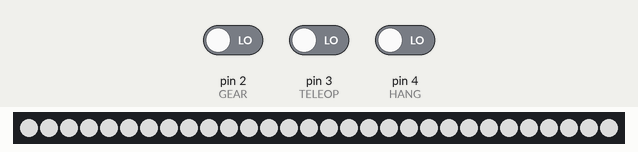
A sketch run on a simulated Arduino Uno, built with avr-gcc and run on an emulated ATmega328P. Parts: 30 RGB LEDs in strip order, left to right. Inputs (shaded band) come from the test bench; at power-on: pin 2 (GEAR) LOW, pin 3 (TELEOP) LOW, pin 4 (HANG) LOW. Dim RGB values are drawn brighter than linear.

Above: at 2.4 s.
2.5 s: pin 2 (GEAR) driven HIGH
At 3.7 s:
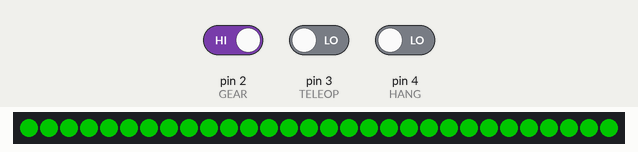
4.0 s: pin 3 (TELEOP) driven HIGH
At 4.48 s:
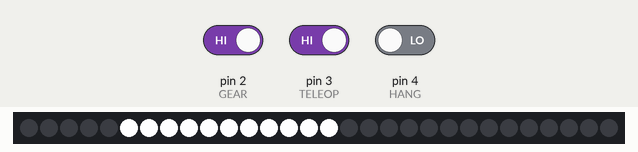
6.7 s: pin 3 (TELEOP) driven LOW
At 7.9 s:
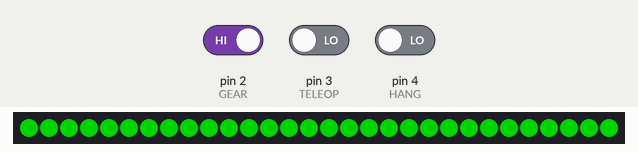
8.2 s: pin 2 (GEAR) driven LOW
At 8.65 s:
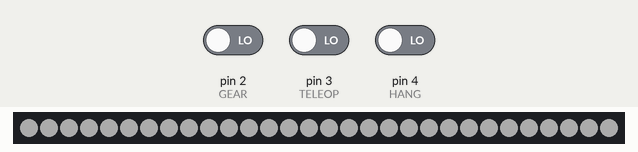
10.0 s: pin 4 (HANG) driven HIGH
At 11.7 s:
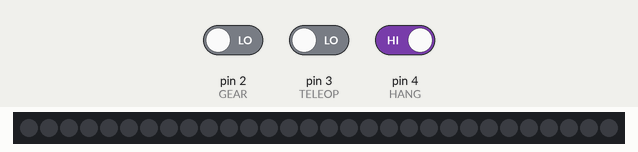
Timing chart, 0 to 13.2 s (numbered marks = the images above; inputs shaded):
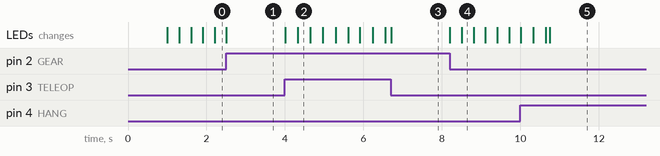

Measured:
- after the input at 2.5 s, the LEDs: change at once (image 1)
- after the input at 4.0 s, the LEDs: first change at once (image 2 shows a later state)
- after the input at 6.7 s, the LEDs: change at once (image 3)
- after the input at 8.2 s, the LEDs: first change at once (image 4 shows a later state)
- after the input at 10.0 s, the LEDs: change at once (image 5)

The sketch:

ValorLEDs.ino
```cpp
#include "FastLED.h"
#define COLOR_ORDER GRB
#define MAX_BRIGHTNESS 255

#define NUM_LEDS 30

CRGB leds[NUM_LEDS];

#define LED_PIN 6

#define GEAR 2
#define TELEOP 3
#define HANG 4
#define WAIT -1

void setup() {
 pinMode(GEAR, INPUT);
 pinMode(TELEOP, INPUT);
 pinMode(HANG, INPUT);

 delay( 1000 ); // power-up safety delay
 FastLED.addLeds<WS2812B, LED_PIN, COLOR_ORDER>(leds, NUM_LEDS);
 FastLED.clear();
 FastLED.show();
 delay(250);

}

void loop() {
  //Serial.println(decoded());
  int key = decoded();
  if(key == GEAR) {
    fill_solid(leds, NUM_LEDS, CRGB::Green);
    FastLED.show();
  } else if (key == TELEOP) {
    bounce(CRGB::White, 20, 10, TELEOP);
  } else if (key == HANG) {
    middle_out(CRGB::Green, 25,true, HANG);
  } else {
    solid_fade(CRGB::White, 5, WAIT);
  }


}

void solid_fade(uint32_t color, uint8_t wait, int pin) {
  fill_solid(leds, 10, color);
  for(int bright = 0; bright <= MAX_BRIGHTNESS; bright++) {

    if(bright < 3) {
      fill_solid(leds, NUM_LEDS, CRGB::Black);
    } else {
      fill_solid(leds, NUM_LEDS, color);
      FastLED.setBrightness(bright);
    }

    FastLED.show();
    delay(wait);
    if(decoded() != pin) {
      FastLED.clear();
      FastLED.show();
      return;
    }
  }
  for(int bright = MAX_BRIGHTNESS; bright >= 0; bright--) {

    if(bright < 3) {
      fill_solid(leds, NUM_LEDS, CRGB::Black);
    }  else {
      fill_solid(leds, NUM_LEDS, color);
      FastLED.setBrightness(bright);
    }
    FastLED.show();
    delay(wait);
     if(decoded() != pin) {
      FastLED.clear();
      FastLED.show();
      return;
    }
  }

  FastLED.setBrightness(MAX_BRIGHTNESS);
}

void middle_out(uint32_t color,uint8_t wait, boolean back, int pin) {
  FastLED.clear();
  FastLED.show();
  FastLED.setBrightness(MAX_BRIGHTNESS);
  int middle[2] = {middle[0] = NUM_LEDS/2,middle[0] = NUM_LEDS/2};
  if(NUM_LEDS % 2 == 0){
    middle[1] = NUM_LEDS/2 + 1;
  }
  for(int len = 0; len < middle[0]; len ++) {
    if(decoded() != pin) {
      FastLED.clear();
      FastLED.show();
      return;
    }
    for(int led = 0; led < len; led ++) {
      leds[middle[0] - led] = color;
      leds[middle[1] + led] = color;
    }
    FastLED.show();
    delay(wait);
  }

  if(back) {
    for(int led = middle[0]; led >= 0; led --) {
      if(decoded() != pin) {
        FastLED.clear();
        FastLED.show();
        return;
      }

      leds[led] = CRGB::Black;
      leds[middle[1] + (middle[0]- led)] = CRGB::Black;
      FastLED.show();
      delay(wait);
    }
  }
}


void bounce(uint32_t color, uint8_t wait, uint8_t blockSize, int pin) {
  FastLED.clear();
  FastLED.show();
  FastLED.setBrightness(MAX_BRIGHTNESS);
  // GO TO END
  for(int blockHead = 0; blockHead - blockSize < NUM_LEDS; blockHead ++) {
    if(decoded() != pin){
      FastLED.clear();
      FastLED.show();
      return;
    }
    for(int led = 0; led < blockSize; led ++) {
      if(blockHead - led > 0 && blockHead - led < NUM_LEDS)
        leds[blockHead - led] = color;
    }
    if(blockHead - blockSize - 1 >=0)
      leds[blockHead - blockSize - 1] = CRGB::Black;
    FastLED.show();
    delay(wait);
  }
  // GO BACK
  for(int blockHead = NUM_LEDS-2; blockHead+blockSize > 0; blockHead --) {
    if(decoded() != pin){
      FastLED.clear();
      FastLED.show();
      return;
    }
    for(int led = 0; led < blockSize; led ++) {
      if(blockHead + led >=0 && blockHead + led < NUM_LEDS-1)
        leds[blockHead + led] = color;
    }
    if(blockHead + blockSize + 1 < NUM_LEDS)
      leds[blockHead + blockSize + 1] = CRGB::Black;

    FastLED.show();
    delay(wait);
  }

  return;
}

void flash(uint32_t color, int wait, int pin) {
  while(decoded() == pin) {
    unsigned long endTime = millis() + wait;
    fill_solid(leds,NUM_LEDS, color);
    FastLED.show();
    while(millis() < endTime) {
      if(decoded() != pin){
        FastLED.clear();
        FastLED.show();
        return;
      }
      delay(10);
    }
    endTime = millis() + wait;
    FastLED.clear();
    FastLED.show();
    while(millis() < endTime) {
      if(decoded() != pin){
        FastLED.clear();
        FastLED.show();
        return;
      }
      delay(10);
    }
  }
}

int decoded() {
  int gear = digitalRead(GEAR);
  int teleop = digitalRead(TELEOP);
  int hang = digitalRead(HANG);

  if (teleop == 1)
    return TELEOP;
  else if (gear == 1)
    return GEAR;
  else if (hang == 1)
    return HANG;
  else return WAIT;
}
```
